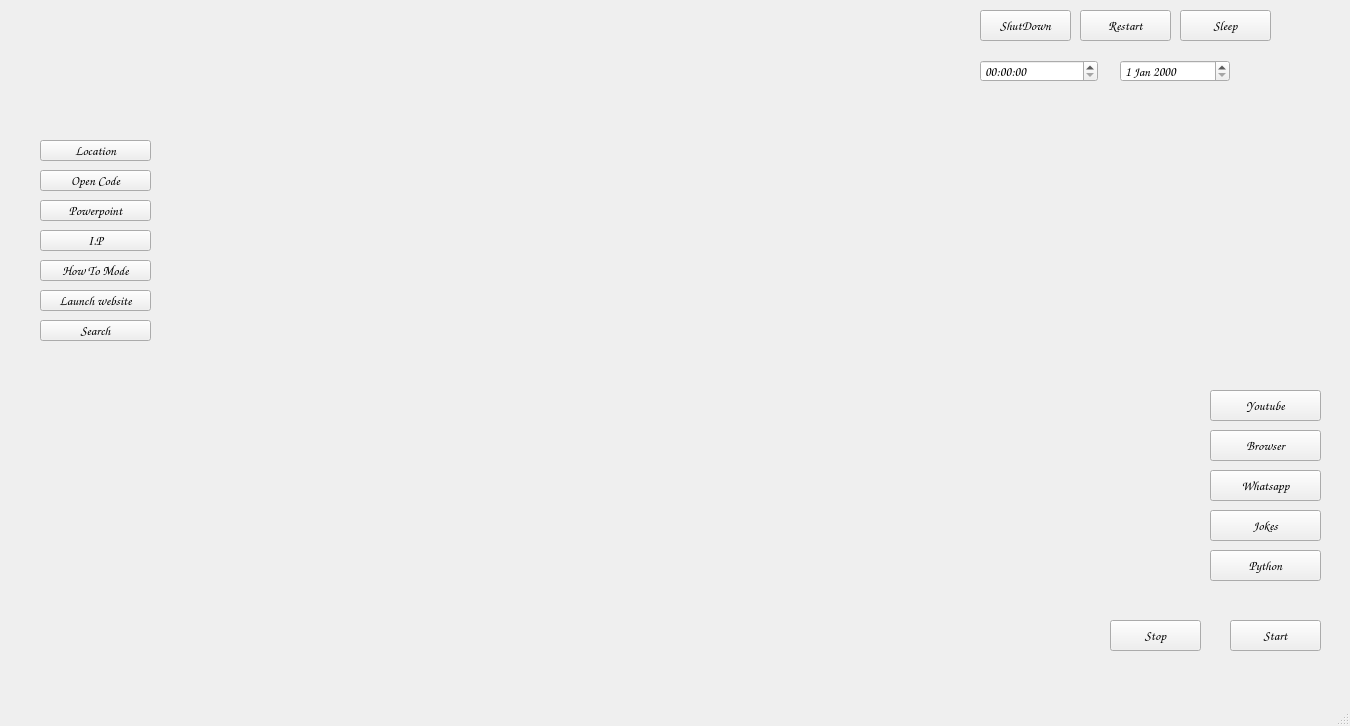
<?xml version="1.0" encoding="UTF-8"?>
<ui version="4.0">
 <class>MainWindow</class>
 <widget class="QMainWindow" name="MainWindow">
  <property name="geometry">
   <rect>
    <x>0</x>
    <y>0</y>
    <width>1350</width>
    <height>726</height>
   </rect>
  </property>
  <property name="windowTitle">
   <string>MainWindow</string>
  </property>
  <widget class="QWidget" name="centralwidget">
   <widget class="QLabel" name="label_2">
    <property name="geometry">
     <rect>
      <x>-90</x>
      <y>0</y>
      <width>1441</width>
      <height>681</height>
     </rect>
    </property>
    <property name="text">
     <string/>
    </property>
    <property name="pixmap">
     <pixmap>../Downloads/Wallpapers-Gifs-7.gif</pixmap>
    </property>
   </widget>
   <widget class="QPushButton" name="pushButton">
    <property name="geometry">
     <rect>
      <x>1230</x>
      <y>620</y>
      <width>91</width>
      <height>31</height>
     </rect>
    </property>
    <property name="font">
     <font>
      <family>Comic Sans MS</family>
      <pointsize>10</pointsize>
      <weight>75</weight>
      <bold>true</bold>
     </font>
    </property>
    <property name="autoFillBackground">
     <bool>true</bool>
    </property>
    <property name="text">
     <string>Start</string>
    </property>
   </widget>
   <widget class="QPushButton" name="pushButton_2">
    <property name="geometry">
     <rect>
      <x>1110</x>
      <y>620</y>
      <width>91</width>
      <height>31</height>
     </rect>
    </property>
    <property name="font">
     <font>
      <family>Comic Sans MS</family>
      <pointsize>10</pointsize>
      <weight>75</weight>
      <bold>true</bold>
     </font>
    </property>
    <property name="autoFillBackground">
     <bool>true</bool>
    </property>
    <property name="text">
     <string>Stop</string>
    </property>
   </widget>
   <widget class="QPushButton" name="pushButton_shutdown">
    <property name="geometry">
     <rect>
      <x>980</x>
      <y>10</y>
      <width>91</width>
      <height>31</height>
     </rect>
    </property>
    <property name="font">
     <font>
      <family>Comic Sans MS</family>
      <pointsize>10</pointsize>
      <weight>75</weight>
      <bold>true</bold>
     </font>
    </property>
    <property name="autoFillBackground">
     <bool>true</bool>
    </property>
    <property name="text">
     <string>ShutDown</string>
    </property>
   </widget>
   <widget class="QPushButton" name="pushButton_restart">
    <property name="geometry">
     <rect>
      <x>1080</x>
      <y>10</y>
      <width>91</width>
      <height>31</height>
     </rect>
    </property>
    <property name="font">
     <font>
      <family>Comic Sans MS</family>
      <pointsize>10</pointsize>
      <weight>75</weight>
      <bold>true</bold>
     </font>
    </property>
    <property name="autoFillBackground">
     <bool>true</bool>
    </property>
    <property name="text">
     <string>Restart</string>
    </property>
   </widget>
   <widget class="QPushButton" name="pushButton_sleep_2">
    <property name="geometry">
     <rect>
      <x>1180</x>
      <y>10</y>
      <width>91</width>
      <height>31</height>
     </rect>
    </property>
    <property name="font">
     <font>
      <family>Comic Sans MS</family>
      <pointsize>10</pointsize>
      <weight>75</weight>
      <bold>true</bold>
     </font>
    </property>
    <property name="autoFillBackground">
     <bool>true</bool>
    </property>
    <property name="text">
     <string>Sleep</string>
    </property>
   </widget>
   <widget class="QTimeEdit" name="timeEdit">
    <property name="geometry">
     <rect>
      <x>980</x>
      <y>60</y>
      <width>118</width>
      <height>22</height>
     </rect>
    </property>
    <property name="font">
     <font>
      <family>Comic Sans MS</family>
      <pointsize>10</pointsize>
      <weight>75</weight>
      <bold>true</bold>
     </font>
    </property>
   </widget>
   <widget class="QDateEdit" name="dateEdit">
    <property name="geometry">
     <rect>
      <x>1120</x>
      <y>60</y>
      <width>110</width>
      <height>22</height>
     </rect>
    </property>
    <property name="font">
     <font>
      <family>Comic Sans MS</family>
      <pointsize>10</pointsize>
      <weight>75</weight>
      <bold>true</bold>
     </font>
    </property>
   </widget>
   <widget class="QLabel" name="label_3">
    <property name="geometry">
     <rect>
      <x>10</x>
      <y>10</y>
      <width>371</width>
      <height>61</height>
     </rect>
    </property>
    <property name="text">
     <string/>
    </property>
    <property name="pixmap">
     <pixmap>../Downloads/Jarvis_Loading_Screen.gif</pixmap>
    </property>
   </widget>
   <widget class="QPushButton" name="pushButton_3">
    <property name="geometry">
     <rect>
      <x>1210</x>
      <y>390</y>
      <width>111</width>
      <height>31</height>
     </rect>
    </property>
    <property name="font">
     <font>
      <family>Comic Sans MS</family>
      <pointsize>10</pointsize>
      <weight>75</weight>
      <bold>true</bold>
     </font>
    </property>
    <property name="autoFillBackground">
     <bool>true</bool>
    </property>
    <property name="text">
     <string>Youtube</string>
    </property>
   </widget>
   <widget class="QPushButton" name="pushButton_4">
    <property name="geometry">
     <rect>
      <x>1210</x>
      <y>430</y>
      <width>111</width>
      <height>31</height>
     </rect>
    </property>
    <property name="font">
     <font>
      <family>Comic Sans MS</family>
      <pointsize>10</pointsize>
      <weight>75</weight>
      <bold>true</bold>
     </font>
    </property>
    <property name="autoFillBackground">
     <bool>true</bool>
    </property>
    <property name="text">
     <string>Browser</string>
    </property>
   </widget>
   <widget class="QPushButton" name="pushButton_5">
    <property name="geometry">
     <rect>
      <x>1210</x>
      <y>470</y>
      <width>111</width>
      <height>31</height>
     </rect>
    </property>
    <property name="font">
     <font>
      <family>Comic Sans MS</family>
      <pointsize>10</pointsize>
      <weight>75</weight>
      <bold>true</bold>
     </font>
    </property>
    <property name="autoFillBackground">
     <bool>true</bool>
    </property>
    <property name="text">
     <string>Whatsapp</string>
    </property>
   </widget>
   <widget class="QPushButton" name="pushButton_6">
    <property name="geometry">
     <rect>
      <x>1210</x>
      <y>510</y>
      <width>111</width>
      <height>31</height>
     </rect>
    </property>
    <property name="font">
     <font>
      <family>Comic Sans MS</family>
      <pointsize>10</pointsize>
      <weight>75</weight>
      <bold>true</bold>
     </font>
    </property>
    <property name="autoFillBackground">
     <bool>true</bool>
    </property>
    <property name="text">
     <string>Jokes</string>
    </property>
   </widget>
   <widget class="QPushButton" name="pushButton_7">
    <property name="geometry">
     <rect>
      <x>1210</x>
      <y>550</y>
      <width>111</width>
      <height>31</height>
     </rect>
    </property>
    <property name="font">
     <font>
      <family>Comic Sans MS</family>
      <pointsize>10</pointsize>
      <weight>75</weight>
      <bold>true</bold>
     </font>
    </property>
    <property name="autoFillBackground">
     <bool>true</bool>
    </property>
    <property name="text">
     <string>Python</string>
    </property>
   </widget>
   <widget class="QLabel" name="label">
    <property name="geometry">
     <rect>
      <x>850</x>
      <y>390</y>
      <width>331</width>
      <height>201</height>
     </rect>
    </property>
    <property name="text">
     <string/>
    </property>
    <property name="pixmap">
     <pixmap>../Downloads/giphy.gif</pixmap>
    </property>
   </widget>
   <widget class="QPushButton" name="pushButton_8">
    <property name="geometry">
     <rect>
      <x>40</x>
      <y>140</y>
      <width>111</width>
      <height>21</height>
     </rect>
    </property>
    <property name="font">
     <font>
      <family>Comic Sans MS</family>
      <pointsize>10</pointsize>
      <weight>75</weight>
      <bold>true</bold>
     </font>
    </property>
    <property name="autoFillBackground">
     <bool>true</bool>
    </property>
    <property name="text">
     <string>Location</string>
    </property>
   </widget>
   <widget class="QPushButton" name="pushButton_9">
    <property name="geometry">
     <rect>
      <x>40</x>
      <y>170</y>
      <width>111</width>
      <height>21</height>
     </rect>
    </property>
    <property name="font">
     <font>
      <family>Comic Sans MS</family>
      <pointsize>10</pointsize>
      <weight>75</weight>
      <bold>true</bold>
     </font>
    </property>
    <property name="autoFillBackground">
     <bool>true</bool>
    </property>
    <property name="text">
     <string>Open Code</string>
    </property>
   </widget>
   <widget class="QPushButton" name="pushButton_10">
    <property name="geometry">
     <rect>
      <x>40</x>
      <y>200</y>
      <width>111</width>
      <height>21</height>
     </rect>
    </property>
    <property name="font">
     <font>
      <family>Comic Sans MS</family>
      <pointsize>10</pointsize>
      <weight>75</weight>
      <bold>true</bold>
     </font>
    </property>
    <property name="autoFillBackground">
     <bool>true</bool>
    </property>
    <property name="text">
     <string>Powerpoint</string>
    </property>
   </widget>
   <widget class="QPushButton" name="pushButton_11">
    <property name="geometry">
     <rect>
      <x>40</x>
      <y>290</y>
      <width>111</width>
      <height>21</height>
     </rect>
    </property>
    <property name="font">
     <font>
      <family>Comic Sans MS</family>
      <pointsize>10</pointsize>
      <weight>75</weight>
      <bold>true</bold>
     </font>
    </property>
    <property name="autoFillBackground">
     <bool>true</bool>
    </property>
    <property name="text">
     <string>Launch website</string>
    </property>
   </widget>
   <widget class="QPushButton" name="pushButton_12">
    <property name="geometry">
     <rect>
      <x>40</x>
      <y>260</y>
      <width>111</width>
      <height>21</height>
     </rect>
    </property>
    <property name="font">
     <font>
      <family>Comic Sans MS</family>
      <pointsize>10</pointsize>
      <weight>75</weight>
      <bold>true</bold>
     </font>
    </property>
    <property name="autoFillBackground">
     <bool>true</bool>
    </property>
    <property name="text">
     <string>How To Mode</string>
    </property>
   </widget>
   <widget class="QPushButton" name="pushButton_13">
    <property name="geometry">
     <rect>
      <x>40</x>
      <y>230</y>
      <width>111</width>
      <height>21</height>
     </rect>
    </property>
    <property name="font">
     <font>
      <family>Comic Sans MS</family>
      <pointsize>10</pointsize>
      <weight>75</weight>
      <bold>true</bold>
     </font>
    </property>
    <property name="autoFillBackground">
     <bool>true</bool>
    </property>
    <property name="text">
     <string>I.P</string>
    </property>
   </widget>
   <widget class="QPushButton" name="pushButton_14">
    <property name="geometry">
     <rect>
      <x>40</x>
      <y>320</y>
      <width>111</width>
      <height>21</height>
     </rect>
    </property>
    <property name="font">
     <font>
      <family>Comic Sans MS</family>
      <pointsize>10</pointsize>
      <weight>75</weight>
      <bold>true</bold>
     </font>
    </property>
    <property name="autoFillBackground">
     <bool>true</bool>
    </property>
    <property name="text">
     <string>Search</string>
    </property>
   </widget>
  </widget>
  <widget class="QMenuBar" name="menubar">
   <property name="geometry">
    <rect>
     <x>0</x>
     <y>0</y>
     <width>1350</width>
     <height>21</height>
    </rect>
   </property>
  </widget>
  <widget class="QStatusBar" name="statusbar"/>
 </widget>
 <resources/>
 <connections/>
</ui>
